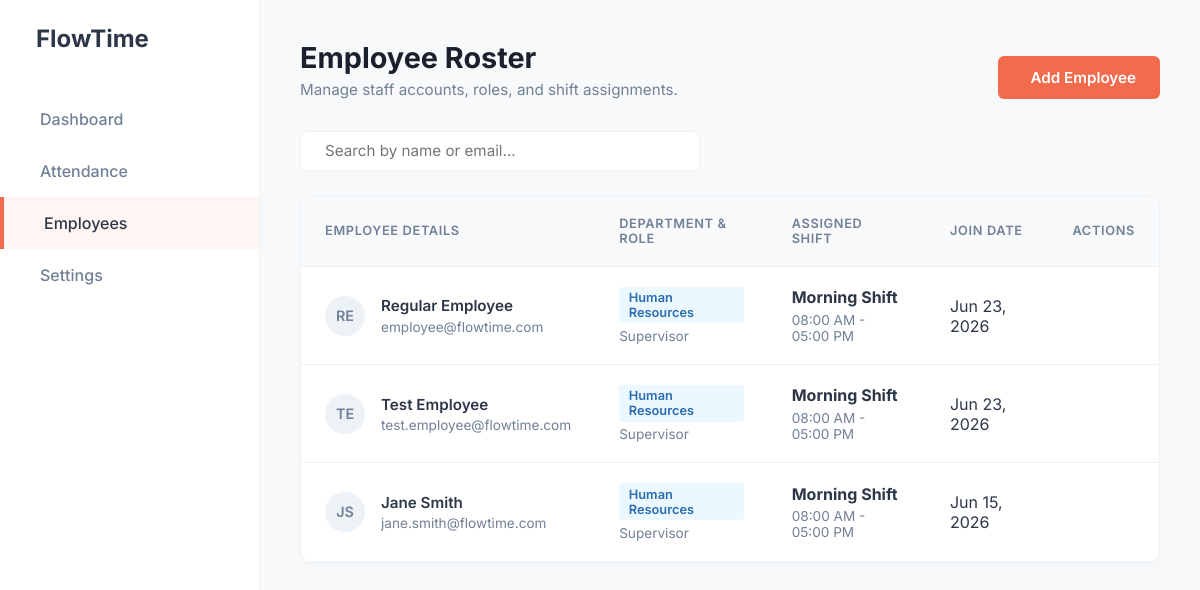
The app's page /pages/hr/hremployees.php (signed in) with its own data.
### tables this page shows
CREATE TABLE `users` (
  `user_id` int(11) NOT NULL,
  `first_name` varchar(50) NOT NULL,
  `last_name` varchar(50) NOT NULL,
  `email` varchar(150) NOT NULL,
  `password_hash` varchar(255) NOT NULL,
  `department_id` int(11) DEFAULT NULL,
  `role_id` int(11) DEFAULT NULL,
  `qr_identifier` varchar(255) DEFAULT NULL,
  `shift_id` int(11) DEFAULT NULL,
  `created_at` timestamp NOT NULL DEFAULT current_timestamp()
);

CREATE TABLE `departments` (
  `department_id` int(11) NOT NULL,
  `department_name` varchar(100) NOT NULL
);

CREATE TABLE `roles` (
  `role_id` int(11) NOT NULL,
  `role_name` varchar(50) NOT NULL
);

CREATE TABLE `shifts` (
  `shift_id` int(11) NOT NULL,
  `shift_name` varchar(50) NOT NULL,
  `start_time` time NOT NULL,
  `end_time` time NOT NULL
);

### pages/hr/hremployees.php (the view, shortened to what this page needs)
<?php
require_once '../../includes/db_connect.php';
$users_query = "
    SELECT u.*, d.department_name, r.role_name, s.shift_name, s.start_time, s.end_time
    FROM users u
    LEFT JOIN departments d ON u.department_id = d.department_id
    LEFT JOIN roles r ON u.role_id = r.role_id
    LEFT JOIN shifts s ON u.shift_id = s.shift_id
    ORDER BY u.created_at DESC
";
$users_result = $conn->query($users_query);
?>
<!DOCTYPE html>
<html lang="en">
<head>
    <link rel="stylesheet" href="../../assets/css/hremployees.css">
</head>
<body>
    <div class="main-wrapper">
        <aside class="sidebar" id="sidebar">
            <div class="sidebar-brand desktop-brand">
                <span class="brand-text">FlowTime</span>
            </div>
            <div class="sidebar-menu-wrapper">
                <ul class="sidebar-links">
                    <li><a href="../../pages/hr/hrdashboard.php"><i class="ph ph-squares-four"></i> Dashboard</a></li>
                    <li><a href="../../pages/hr/hrattendance.php"><i class="ph ph-user-focus"></i> Attendance</a></li>
                    <li class="active"><a href="../../pages/hr/hremployees.php"><i class="ph ph-users"></i> Employees</a></li>
                    <li><a href="../../pages/hr/hrsettings.php"><i class="ph ph-gear"></i> Settings</a></li>
                </ul>
            </div>
        </aside>
        <main class="content">
            <header class="page-header">
                <div class="header-content">
                    <div>
                        <h1>Employee Roster</h1>
                        <p class="subtitle">Manage staff accounts, roles, and shift assignments.</p>
                    </div>
                    <button class="btn-primary" id="openAddModalBtn">
                        <i class="ph ph-plus"></i> Add Employee
                    </button>
                </div>
            </header>
            <section class="action-bar">
                <div class="search-box">
                    <input type="text" id="employeeSearch" placeholder="Search by name or email...">
                </div>
            </section>
            <section class="table-container">
                <table class="data-table">
                    <thead>
                        <tr>
                            <th>Employee Details</th>
                            <th>Department & Role</th>
                            <th>Assigned Shift</th>
                            <th>Join Date</th>
                            <th>Actions</th>
                        </tr>
                    </thead>
                    <tbody>
                        <?php if ($users_result && $users_result->num_rows > 0): ?>
                            <?php while($row = $users_result->fetch_assoc()): ?>
                                <tr>
                                    <td>
                                        <div class="emp-profile">
                                            <div class="avatar-sm">
                                                <?php echo strtoupper(substr($row['first_name'], 0, 1) . substr($row['last_name'], 0, 1)); ?>
                                            </div>
                                            <div class="emp-info">
                                                <span class="emp-name"><?php echo htmlspecialchars($row['first_name'] . ' ' . $row['last_name']); ?></span>
                                                <span class="emp-email"><?php echo htmlspecialchars($row['email']); ?></span>
                                            </div>
                                        </div>
                                    </td>
                                    <td>
                                        <div class="role-info">
                                            <span class="dept-badge"><?php echo htmlspecialchars($row['department_name'] ?? 'Unassigned'); ?></span>
                                            <span class="role-text"><?php echo htmlspecialchars($row['role_name'] ?? 'No Role'); ?></span>
                                        </div>
                                    </td>
                                    <td>
                                        <div class="shift-info">
                                            <strong><?php echo htmlspecialchars($row['shift_name'] ?? 'No Shift'); ?></strong>
                                            <?php if($row['start_time']): ?>
                                                <span class="shift-times">
                                                    <?php echo date('h:i A', strtotime($row['start_time'])) . ' - ' . date('h:i A', strtotime($row['end_time'])); ?>
                                                </span>
                                            <?php endif; ?>
                                        </div>
                                    </td>
                                    <td><?php echo date('M d, Y', strtotime($row['created_at'])); ?></td>
                                    <td>
                                    </td>
                                </tr>
                            <?php endwhile; ?>
                        <?php endif; ?>
                    </tbody>
                </table>
            </section>
        </main>
    </div>
</body>
</html>

### assets/css/hremployees.css (style rules this page uses)
:root { --primary-color: #f26b4d; --text-main: #2d3748; --text-muted: #718096; --bg-main: #f8f9fa; --bg-card: #ffffff; --border-color: #edf2f7; --danger-color: #e53e3e; }
* { margin: 0; padding: 0; box-sizing: border-box; font-family: 'Inter', sans-serif; }
body { background-color: var(--bg-main); color: var(--text-main); display: flex; flex-direction: column; height: 100vh; overflow: hidden; }
.sidebar-brand { display: flex; align-items: center; gap: 0.75rem; font-size: 1.5rem; font-weight: 700; color: var(--text-main); }
.desktop-brand { padding: 0 1.5rem 1.5rem 1.5rem; }
.main-wrapper { display: flex; flex: 1; overflow: hidden; position: relative; }
.sidebar { width: 260px; background-color: var(--bg-card); border-right: 1px solid var(--border-color); display: flex; flex-direction: column; padding: 1.5rem 0; z-index: 100; transition: transform 0.3s ease; }
.sidebar-menu-wrapper { display: flex; flex-direction: column; margin-top: 1rem; }
.sidebar-links { list-style: none; display: flex; flex-direction: column; }
.sidebar-links li a { display: flex; align-items: center; gap: 1rem; padding: 1rem 1.5rem; text-decoration: none; color: var(--text-muted); font-weight: 500; transition: all 0.2s; }
.sidebar-links li.active a, .sidebar-links li a:hover { background-color: #fff5f2; color: var(--text-main); border-left: 4px solid var(--primary-color); }
.content { flex: 1; padding: 2.5rem; overflow-y: auto; }
.page-header { margin-bottom: 2rem; }
.header-content { display: flex; justify-content: space-between; align-items: flex-end; flex-wrap: wrap; gap: 1rem; }
.page-header h1 { font-size: 1.8rem; color: #1a202c; }
.page-header .subtitle { color: var(--text-muted); font-size: 0.95rem; margin-top: 0.3rem; }
.btn-primary { background-color: var(--primary-color); color: white; border: none; padding: 0.75rem 1.5rem; border-radius: 6px; font-weight: 600; font-size: 0.95rem; cursor: pointer; display: flex; align-items: center; gap: 0.5rem; transition: 0.2s; }
.action-bar { margin-bottom: 1.5rem; }
.search-box { display: flex; align-items: center; background: var(--bg-card); border: 1px solid var(--border-color); border-radius: 6px; padding: 0.6rem 1rem; color: var(--text-muted); width: 100%; max-width: 400px; }
.search-box input { border: none; outline: none; margin-left: 0.5rem; font-size: 0.95rem; width: 100%; }
.table-container { background: var(--bg-card); border-radius: 12px; box-shadow: 0 4px 6px rgba(0, 0, 0, 0.02); border: 1px solid var(--border-color); overflow-x: auto; }
.data-table { width: 100%; border-collapse: collapse; min-width: 800px; }
.data-table th, .data-table td { padding: 1.25rem 1.5rem; text-align: left; border-bottom: 1px solid var(--border-color); }
.data-table th { background-color: #f8fafc; color: var(--text-muted); font-weight: 600; text-transform: uppercase; font-size: 0.8rem; letter-spacing: 0.05em; }
.emp-profile { display: flex; align-items: center; gap: 1rem; }
.avatar-sm { width: 40px; height: 40px; border-radius: 50%; background-color: #edf2f7; color: var(--text-muted); display: flex; align-items: center; justify-content: center; font-weight: 600; font-size: 0.9rem; flex-shrink: 0; }
.emp-info { display: flex; flex-direction: column; }
.emp-name { font-weight: 600; color: var(--text-main); font-size: 0.95rem; }
.emp-email { color: var(--text-muted); font-size: 0.85rem; margin-top: 0.2rem; }
.role-info, .shift-info { display: flex; flex-direction: column; gap: 0.3rem; }
.dept-badge { background-color: #ebf8ff; color: #2b6cb0; padding: 0.2rem 0.6rem; border-radius: 4px; font-weight: 600; font-size: 0.8rem; display: inline-block; width: fit-content; }
.role-text, .shift-times { color: var(--text-muted); font-size: 0.85rem; }

### records on screen
users: first_name+last_name "RE", first_name+last_name "Regular Employee", email "employee@flowtime.com", department.department_name "Human Resources", role.role_name "Supervisor", shift.shift_name "Morning Shift", shift.start_time "08:00 AM", shift.end_time "05:00 PM", created_at "Jun 23, 2026"
users: first_name+last_name "TE", first_name+last_name "Test Employee", email "test.employee@flowtime.com", department.department_name "Human Resources", role.role_name "Supervisor", shift.shift_name "Morning Shift", shift.start_time "08:00 AM", shift.end_time "05:00 PM", created_at "Jun 23, 2026"
users: first_name+last_name "JS", first_name+last_name "Jane Smith", email "jane.smith@flowtime.com", department.department_name "Human Resources", role.role_name "Supervisor", shift.shift_name "Morning Shift", shift.start_time "08:00 AM", shift.end_time "05:00 PM", created_at "Jun 15, 2026"
